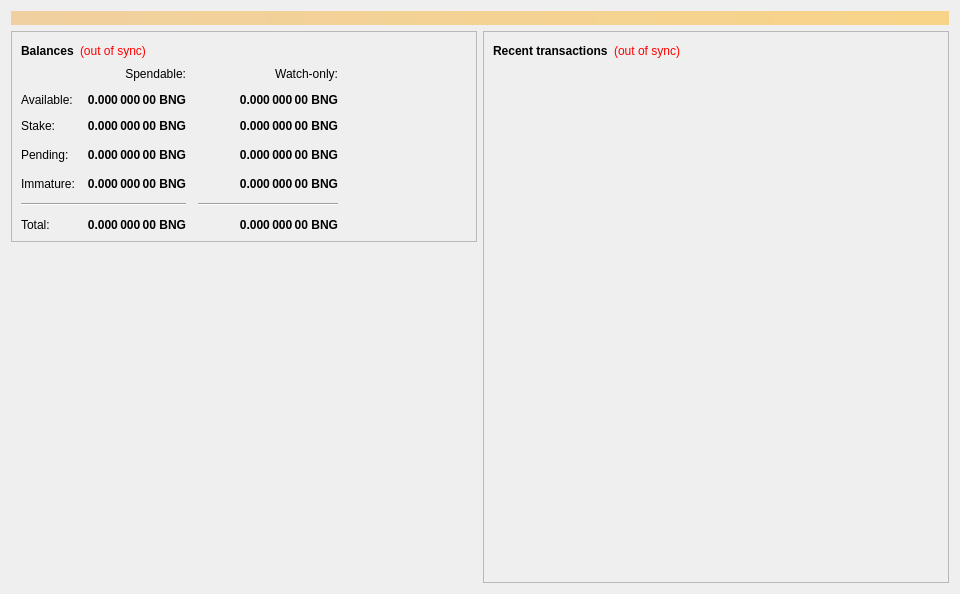
<?xml version="1.0" encoding="UTF-8"?>
<ui version="4.0">
 <class>OverviewPage</class>
 <widget class="QWidget" name="OverviewPage">
  <property name="geometry">
   <rect>
    <x>0</x>
    <y>0</y>
    <width>960</width>
    <height>594</height>
   </rect>
  </property>
  <property name="minimumSize">
   <size>
    <width>960</width>
    <height>0</height>
   </size>
  </property>
  <property name="windowTitle">
   <string>Form</string>
  </property>
  <property name="styleSheet">
   <string notr="true"/>
  </property>
  <layout class="QVBoxLayout" name="topLayout">
   <item>
    <widget class="QLabel" name="labelAlerts">
     <property name="visible">
      <bool>false</bool>
     </property>
     <property name="styleSheet">
      <string notr="true">background-color: qlineargradient(x1: 0, y1: 0, x2: 1, y2: 0, stop:0 #F0D0A0, stop:1 #F8D488); color:#000000;</string>
     </property>
     <property name="wordWrap">
      <bool>true</bool>
     </property>
     <property name="margin">
      <number>3</number>
     </property>
    </widget>
   </item>
   <item>
    <layout class="QHBoxLayout" name="horizontalLayout" stretch="1,1">
     <item>
      <layout class="QVBoxLayout" name="verticalLayout_2">
       <item>
        <widget class="QFrame" name="frame">
         <property name="frameShape">
          <enum>QFrame::StyledPanel</enum>
         </property>
         <property name="frameShadow">
          <enum>QFrame::Raised</enum>
         </property>
         <layout class="QVBoxLayout" name="verticalLayout_4">
          <item>
           <layout class="QHBoxLayout" name="horizontalLayout_4">
            <item>
             <widget class="QLabel" name="label_5">
              <property name="font">
               <font>
                <weight>75</weight>
                <bold>true</bold>
               </font>
              </property>
              <property name="text">
               <string>Balances</string>
              </property>
             </widget>
            </item>
            <item>
             <widget class="QLabel" name="labelWalletStatus">
              <property name="cursor">
               <cursorShape>WhatsThisCursor</cursorShape>
              </property>
              <property name="toolTip">
               <string>The displayed information may be out of date. Your wallet automatically synchronizes with the Bungee network after a connection is established, but this process has not completed yet.</string>
              </property>
              <property name="styleSheet">
               <string notr="true">QLabel { color: red; }</string>
              </property>
              <property name="text">
               <string notr="true">(out of sync)</string>
              </property>
              <property name="alignment">
               <set>Qt::AlignLeading|Qt::AlignLeft|Qt::AlignVCenter</set>
              </property>
             </widget>
            </item>
            <item>
             <spacer name="horizontalSpacer_3">
              <property name="orientation">
               <enum>Qt::Horizontal</enum>
              </property>
              <property name="sizeHint" stdset="0">
               <size>
                <width>40</width>
                <height>20</height>
               </size>
              </property>
             </spacer>
            </item>
           </layout>
          </item>
          <item>
           <layout class="QGridLayout" name="gridLayout">
            <property name="spacing">
             <number>12</number>
            </property>
            <item row="3" column="2">
             <widget class="QLabel" name="labelWatchPending">
              <property name="font">
               <font>
                <weight>75</weight>
                <bold>true</bold>
               </font>
              </property>
              <property name="cursor">
               <cursorShape>IBeamCursor</cursorShape>
              </property>
              <property name="toolTip">
               <string>Unconfirmed transactions to watch-only addresses</string>
              </property>
              <property name="text">
               <string notr="true">0.000 000 00 BNG</string>
              </property>
              <property name="alignment">
               <set>Qt::AlignRight|Qt::AlignTrailing|Qt::AlignVCenter</set>
              </property>
              <property name="textInteractionFlags">
               <set>Qt::LinksAccessibleByMouse|Qt::TextSelectableByKeyboard|Qt::TextSelectableByMouse</set>
              </property>
             </widget>
            </item>
            <item row="3" column="1">
             <widget class="QLabel" name="labelUnconfirmed">
              <property name="font">
               <font>
                <weight>75</weight>
                <bold>true</bold>
               </font>
              </property>
              <property name="cursor">
               <cursorShape>IBeamCursor</cursorShape>
              </property>
              <property name="toolTip">
               <string>Total of transactions that have yet to be confirmed, and do not yet count toward the spendable balance</string>
              </property>
              <property name="text">
               <string notr="true">0.000 000 00 BNG</string>
              </property>
              <property name="alignment">
               <set>Qt::AlignRight|Qt::AlignTrailing|Qt::AlignVCenter</set>
              </property>
              <property name="textInteractionFlags">
               <set>Qt::LinksAccessibleByMouse|Qt::TextSelectableByKeyboard|Qt::TextSelectableByMouse</set>
              </property>
             </widget>
            </item>
            <item row="4" column="2">
             <widget class="QLabel" name="labelWatchImmature">
              <property name="font">
               <font>
                <weight>75</weight>
                <bold>true</bold>
               </font>
              </property>
              <property name="cursor">
               <cursorShape>IBeamCursor</cursorShape>
              </property>
              <property name="toolTip">
               <string>Mined balance in watch-only addresses that has not yet matured</string>
              </property>
              <property name="text">
               <string notr="true">0.000 000 00 BNG</string>
              </property>
              <property name="alignment">
               <set>Qt::AlignRight|Qt::AlignTrailing|Qt::AlignVCenter</set>
              </property>
              <property name="textInteractionFlags">
               <set>Qt::LinksAccessibleByMouse|Qt::TextSelectableByKeyboard|Qt::TextSelectableByMouse</set>
              </property>
             </widget>
            </item>
            <item row="5" column="0" colspan="2">
             <widget class="Line" name="lineSpendableBalance">
              <property name="sizePolicy">
               <sizepolicy hsizetype="MinimumExpanding" vsizetype="Fixed">
                <horstretch>0</horstretch>
                <verstretch>0</verstretch>
               </sizepolicy>
              </property>
              <property name="orientation">
               <enum>Qt::Horizontal</enum>
              </property>
             </widget>
            </item>
            <item row="5" column="2">
             <widget class="Line" name="lineWatchBalance">
              <property name="sizePolicy">
               <sizepolicy hsizetype="Preferred" vsizetype="Fixed">
                <horstretch>0</horstretch>
                <verstretch>0</verstretch>
               </sizepolicy>
              </property>
              <property name="minimumSize">
               <size>
                <width>140</width>
                <height>0</height>
               </size>
              </property>
              <property name="orientation">
               <enum>Qt::Horizontal</enum>
              </property>
             </widget>
            </item>
            <item row="6" column="0">
             <widget class="QLabel" name="labelTotalText">
              <property name="text">
               <string>Total:</string>
              </property>
             </widget>
            </item>
            <item row="4" column="1">
             <widget class="QLabel" name="labelImmature">
              <property name="font">
               <font>
                <weight>75</weight>
                <bold>true</bold>
               </font>
              </property>
              <property name="cursor">
               <cursorShape>IBeamCursor</cursorShape>
              </property>
              <property name="toolTip">
               <string>Mined balance that has not yet matured</string>
              </property>
              <property name="text">
               <string notr="true">0.000 000 00 BNG</string>
              </property>
              <property name="alignment">
               <set>Qt::AlignRight|Qt::AlignTrailing|Qt::AlignVCenter</set>
              </property>
              <property name="textInteractionFlags">
               <set>Qt::LinksAccessibleByMouse|Qt::TextSelectableByKeyboard|Qt::TextSelectableByMouse</set>
              </property>
             </widget>
            </item>
            <item row="3" column="3">
             <spacer name="horizontalSpacer_2">
              <property name="orientation">
               <enum>Qt::Horizontal</enum>
              </property>
              <property name="sizeHint" stdset="0">
               <size>
                <width>40</width>
                <height>20</height>
               </size>
              </property>
             </spacer>
            </item>
            <item row="4" column="0">
             <widget class="QLabel" name="labelImmatureText">
              <property name="text">
               <string>Immature:</string>
              </property>
             </widget>
            </item>
            <item row="6" column="1">
             <widget class="QLabel" name="labelTotal">
              <property name="font">
               <font>
                <weight>75</weight>
                <bold>true</bold>
               </font>
              </property>
              <property name="cursor">
               <cursorShape>IBeamCursor</cursorShape>
              </property>
              <property name="toolTip">
               <string>Your current total balance</string>
              </property>
              <property name="text">
               <string notr="true">0.000 000 00 BNG</string>
              </property>
              <property name="alignment">
               <set>Qt::AlignRight|Qt::AlignTrailing|Qt::AlignVCenter</set>
              </property>
              <property name="textInteractionFlags">
               <set>Qt::LinksAccessibleByMouse|Qt::TextSelectableByKeyboard|Qt::TextSelectableByMouse</set>
              </property>
             </widget>
            </item>
            <item row="6" column="2">
             <widget class="QLabel" name="labelWatchTotal">
              <property name="font">
               <font>
                <weight>75</weight>
                <bold>true</bold>
               </font>
              </property>
              <property name="cursor">
               <cursorShape>IBeamCursor</cursorShape>
              </property>
              <property name="toolTip">
               <string>Current total balance in watch-only addresses</string>
              </property>
              <property name="text">
               <string notr="true">0.000 000 00 BNG</string>
              </property>
              <property name="alignment">
               <set>Qt::AlignRight|Qt::AlignTrailing|Qt::AlignVCenter</set>
              </property>
              <property name="textInteractionFlags">
               <set>Qt::LinksAccessibleByMouse|Qt::TextSelectableByKeyboard|Qt::TextSelectableByMouse</set>
              </property>
             </widget>
            </item>
            <item row="0" column="2">
             <widget class="QLabel" name="labelWatchonly">
              <property name="text">
               <string>Watch-only:</string>
              </property>
              <property name="alignment">
               <set>Qt::AlignRight|Qt::AlignTrailing|Qt::AlignVCenter</set>
              </property>
             </widget>
            </item>
            <item row="1" column="0">
             <widget class="QLabel" name="labelBalanceText">
              <property name="text">
               <string>Available:</string>
              </property>
             </widget>
            </item>
            <item row="1" column="1">
             <widget class="QLabel" name="labelBalance">
              <property name="font">
               <font>
                <weight>75</weight>
                <bold>true</bold>
               </font>
              </property>
              <property name="cursor">
               <cursorShape>IBeamCursor</cursorShape>
              </property>
              <property name="toolTip">
               <string>Your current spendable balance</string>
              </property>
              <property name="text">
               <string notr="true">0.000 000 00 BNG</string>
              </property>
              <property name="alignment">
               <set>Qt::AlignRight|Qt::AlignTrailing|Qt::AlignVCenter</set>
              </property>
              <property name="textInteractionFlags">
               <set>Qt::LinksAccessibleByMouse|Qt::TextSelectableByKeyboard|Qt::TextSelectableByMouse</set>
              </property>
             </widget>
            </item>
            <item row="2" column="0">
             <widget class="QLabel" name="label_10">
              <property name="text">
               <string>Stake:</string>
              </property>
             </widget>
            </item>
            <item row="2" column="1">
             <widget class="QLabel" name="labelStake">
              <property name="font">
               <font>
                <weight>75</weight>
                <bold>true</bold>
               </font>
              </property>
              <property name="cursor">
               <cursorShape>IBeamCursor</cursorShape>
              </property>
              <property name="toolTip">
               <string>Total of coins that was staked, and do not yet count toward the current balance</string>
              </property>
              <property name="text">
               <string notr="true">0.000 000 00 BNG</string>
              </property>
              <property name="alignment">
               <set>Qt::AlignRight|Qt::AlignTrailing|Qt::AlignVCenter</set>
              </property>
              <property name="textInteractionFlags">
               <set>Qt::LinksAccessibleByMouse|Qt::TextSelectableByKeyboard|Qt::TextSelectableByMouse</set>
              </property>
             </widget>
            </item>
            <item row="2" column="2">
             <widget class="QLabel" name="labelWatchStake">
              <property name="font">
               <font>
                <weight>75</weight>
                <bold>true</bold>
               </font>
              </property>
              <property name="cursor">
               <cursorShape>IBeamCursor</cursorShape>
              </property>
              <property name="toolTip">
               <string>Total of coins that was staked in watch-only addresses, and do not yet count toward the current watch-only balance</string>
              </property>
              <property name="text">
               <string notr="true">0.000 000 00 BNG</string>
              </property>
              <property name="alignment">
               <set>Qt::AlignRight|Qt::AlignTrailing|Qt::AlignVCenter</set>
              </property>
              <property name="textInteractionFlags">
               <set>Qt::LinksAccessibleByMouse|Qt::TextSelectableByKeyboard|Qt::TextSelectableByMouse</set>
              </property>
             </widget>
            </item>
            <item row="1" column="2">
             <widget class="QLabel" name="labelWatchAvailable">
              <property name="font">
               <font>
                <weight>75</weight>
                <bold>true</bold>
               </font>
              </property>
              <property name="cursor">
               <cursorShape>IBeamCursor</cursorShape>
              </property>
              <property name="toolTip">
               <string>Your current balance in watch-only addresses</string>
              </property>
              <property name="text">
               <string notr="true">0.000 000 00 BNG</string>
              </property>
              <property name="alignment">
               <set>Qt::AlignRight|Qt::AlignTrailing|Qt::AlignVCenter</set>
              </property>
              <property name="textInteractionFlags">
               <set>Qt::LinksAccessibleByMouse|Qt::TextSelectableByKeyboard|Qt::TextSelectableByMouse</set>
              </property>
             </widget>
            </item>
            <item row="3" column="0">
             <widget class="QLabel" name="labelPendingText">
              <property name="text">
               <string>Pending:</string>
              </property>
             </widget>
            </item>
            <item row="0" column="1">
             <widget class="QLabel" name="labelSpendable">
              <property name="text">
               <string>Spendable:</string>
              </property>
              <property name="alignment">
               <set>Qt::AlignRight|Qt::AlignTrailing|Qt::AlignVCenter</set>
              </property>
             </widget>
            </item>
           </layout>
          </item>
         </layout>
        </widget>
       </item>
       <item>
        <spacer name="verticalSpacer">
         <property name="orientation">
          <enum>Qt::Vertical</enum>
         </property>
         <property name="sizeHint" stdset="0">
          <size>
           <width>20</width>
           <height>40</height>
          </size>
         </property>
        </spacer>
       </item>
      </layout>
     </item>
     <item>
      <layout class="QVBoxLayout" name="verticalLayout_3">
       <item>
        <widget class="QFrame" name="frame_2">
         <property name="frameShape">
          <enum>QFrame::StyledPanel</enum>
         </property>
         <property name="frameShadow">
          <enum>QFrame::Raised</enum>
         </property>
         <layout class="QVBoxLayout" name="verticalLayout">
          <item>
           <layout class="QHBoxLayout" name="horizontalLayout_2">
            <item>
             <widget class="QLabel" name="label_4">
              <property name="font">
               <font>
                <weight>75</weight>
                <bold>true</bold>
               </font>
              </property>
              <property name="text">
               <string>Recent transactions</string>
              </property>
             </widget>
            </item>
            <item>
             <widget class="QLabel" name="labelTransactionsStatus">
              <property name="cursor">
               <cursorShape>WhatsThisCursor</cursorShape>
              </property>
              <property name="toolTip">
               <string>The displayed information may be out of date. Your wallet automatically synchronizes with the Bungee network after a connection is established, but this process has not completed yet.</string>
              </property>
              <property name="styleSheet">
               <string notr="true">QLabel { color: red; }</string>
              </property>
              <property name="text">
               <string notr="true">(out of sync)</string>
              </property>
              <property name="alignment">
               <set>Qt::AlignRight|Qt::AlignTrailing|Qt::AlignVCenter</set>
              </property>
             </widget>
            </item>
            <item>
             <spacer name="horizontalSpacer">
              <property name="orientation">
               <enum>Qt::Horizontal</enum>
              </property>
              <property name="sizeHint" stdset="0">
               <size>
                <width>40</width>
                <height>20</height>
               </size>
              </property>
             </spacer>
            </item>
           </layout>
          </item>
          <item>
           <widget class="QListView" name="listTransactions">
            <property name="styleSheet">
             <string notr="true">QListView { background: transparent; }</string>
            </property>
            <property name="frameShape">
             <enum>QFrame::NoFrame</enum>
            </property>
            <property name="verticalScrollBarPolicy">
             <enum>Qt::ScrollBarAlwaysOff</enum>
            </property>
            <property name="horizontalScrollBarPolicy">
             <enum>Qt::ScrollBarAlwaysOff</enum>
            </property>
            <property name="selectionMode">
             <enum>QAbstractItemView::NoSelection</enum>
            </property>
           </widget>
          </item>
         </layout>
        </widget>
       </item>
      </layout>
     </item>
    </layout>
   </item>
  </layout>
 </widget>
 <resources/>
 <connections/>
</ui>
